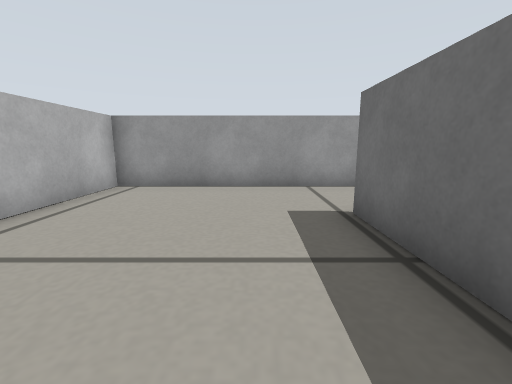
view 1 (above)

15 first-person views from a walk through a Gazebo world. The camera is 0.23 m above the floor, tilts 10° down and sees 90° across. The floor is counted in squares, 0.2 m on a side. Each view is taken from the middle of a square. On the plan, view 1 faces up. The plan holds only what a view shows up to about 12 squares ahead; the rest is blank.

view 2
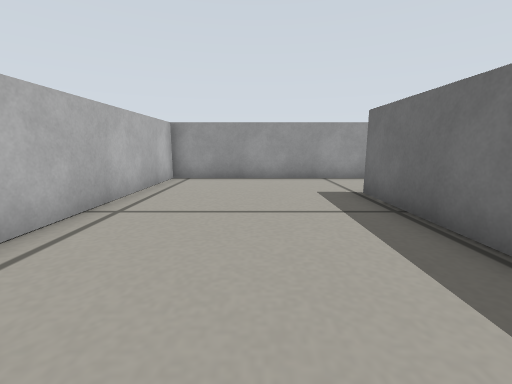

view 3
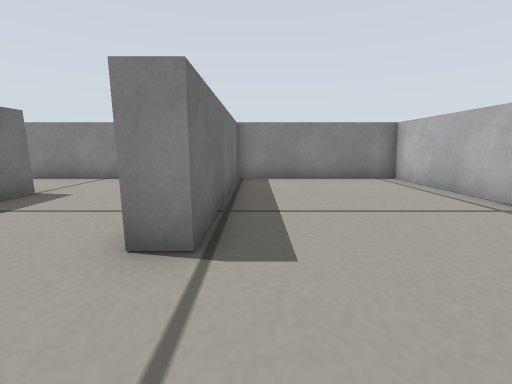

view 4
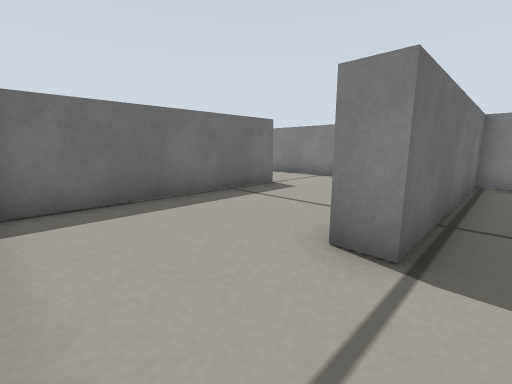

view 5
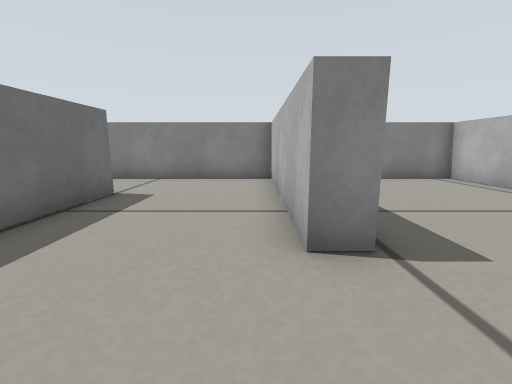

view 6
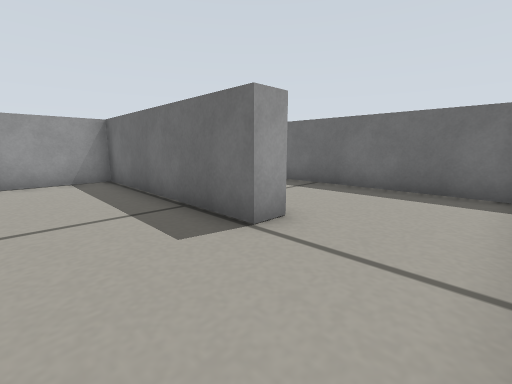

view 7
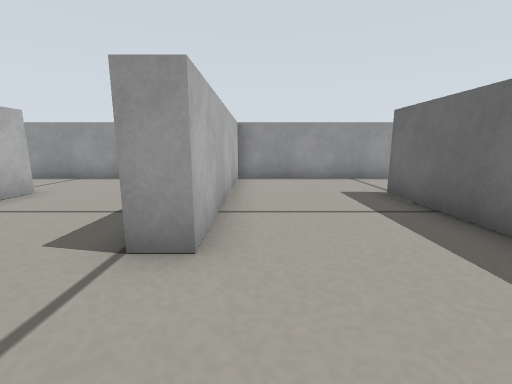

view 8
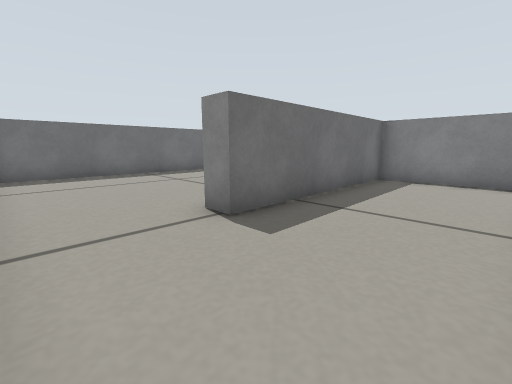

view 9
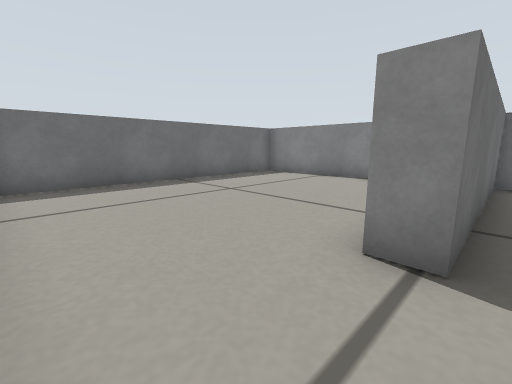

view 10
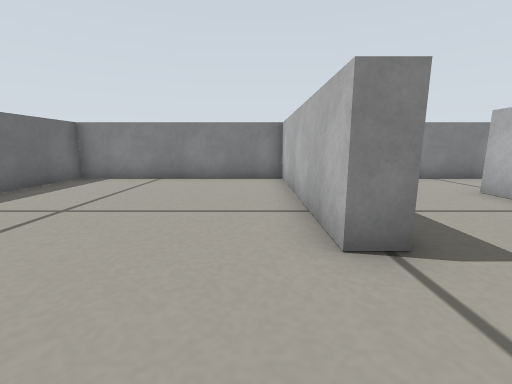

view 11
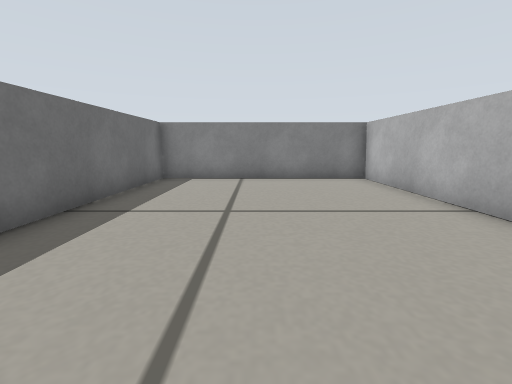

view 12
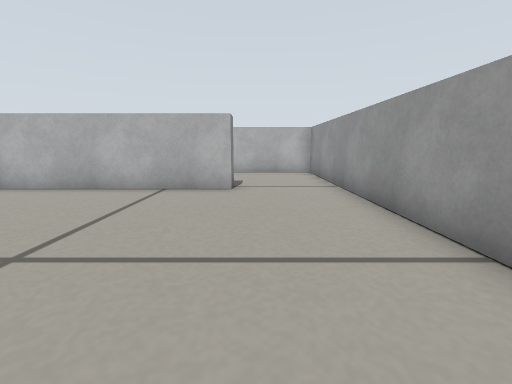

view 13
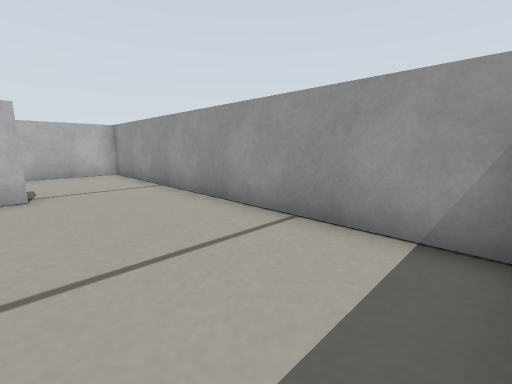

view 14
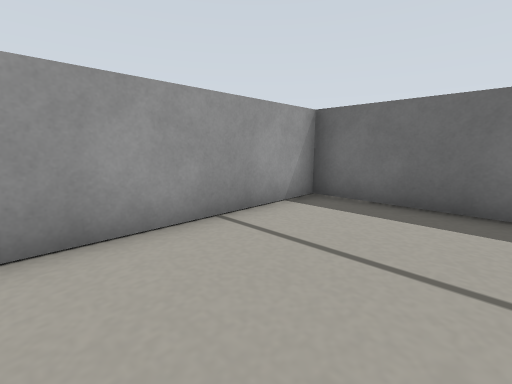

view 15
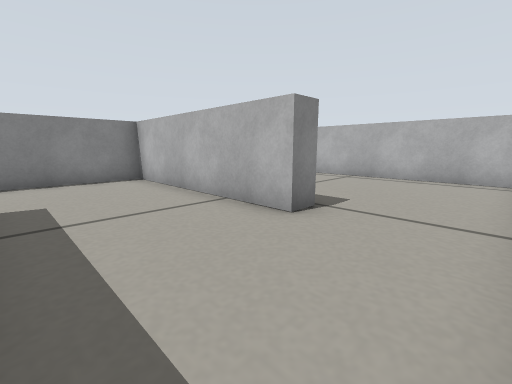

### Floor plan
Ten units are one square. View 1 is at (0, 0); x grows to the right and y downward. Boxes are objects, and circles mark ways between rooms. Rooms are numbered by the first view taken in them; rooms with no view inside come last. Other rooms are left out.
<svg viewBox="-46 -79 245 108">
<path fill="none" stroke="#000" d="M16 -74 -41 -74 -41 24 17 24 17 -43M17 -43 24 -43 24 24 66 24M66 -6 66 -74 16 -74M125 -74 73 -74 73 -6 66 -6M66 24 113 24 113 -43 120 -43M120 -43 120 24 194 24 194 -74 125 -74"/>
<circle cx="20" cy="-60" r="3" fill="#2a7"/>
<circle cx="70" cy="10" r="3" fill="#2a7"/>
<circle cx="115" cy="-60" r="3" fill="#2a7"/>
<text x="-10" y="-30">1</text>
<text x="40" y="-30">2</text>
<text x="90" y="-30">3</text>
<text x="160" y="-30">4</text>
</svg>
Room 1 opens to room 2. Room 2 opens to room 3. Room 3 opens to room 4.

Where each view was taken, in squares from view 1:
view 1: 0 up, 0 right, facing up
view 2: 2 down, 1 left, facing up
view 3: 7 up, 1 right, facing down
view 4: 7 up, 1 right, facing down-right
view 5: 7 up, 3 right, facing down
view 6: 2 down, 4 right, facing up-right
view 7: 2 down, 8 right, facing up
view 8: 7 up, 8 right, facing down-right
view 9: 7 up, 11 right, facing down-right
view 10: 7 up, 13 right, facing down
view 11: 7 up, 16 right, facing down
view 12: 5 up, 19 right, facing left
view 13: 4 up, 19 right, facing up-left
view 14: 4 up, 14 right, facing up-right
view 15: 7 up, 6 right, facing down-left
